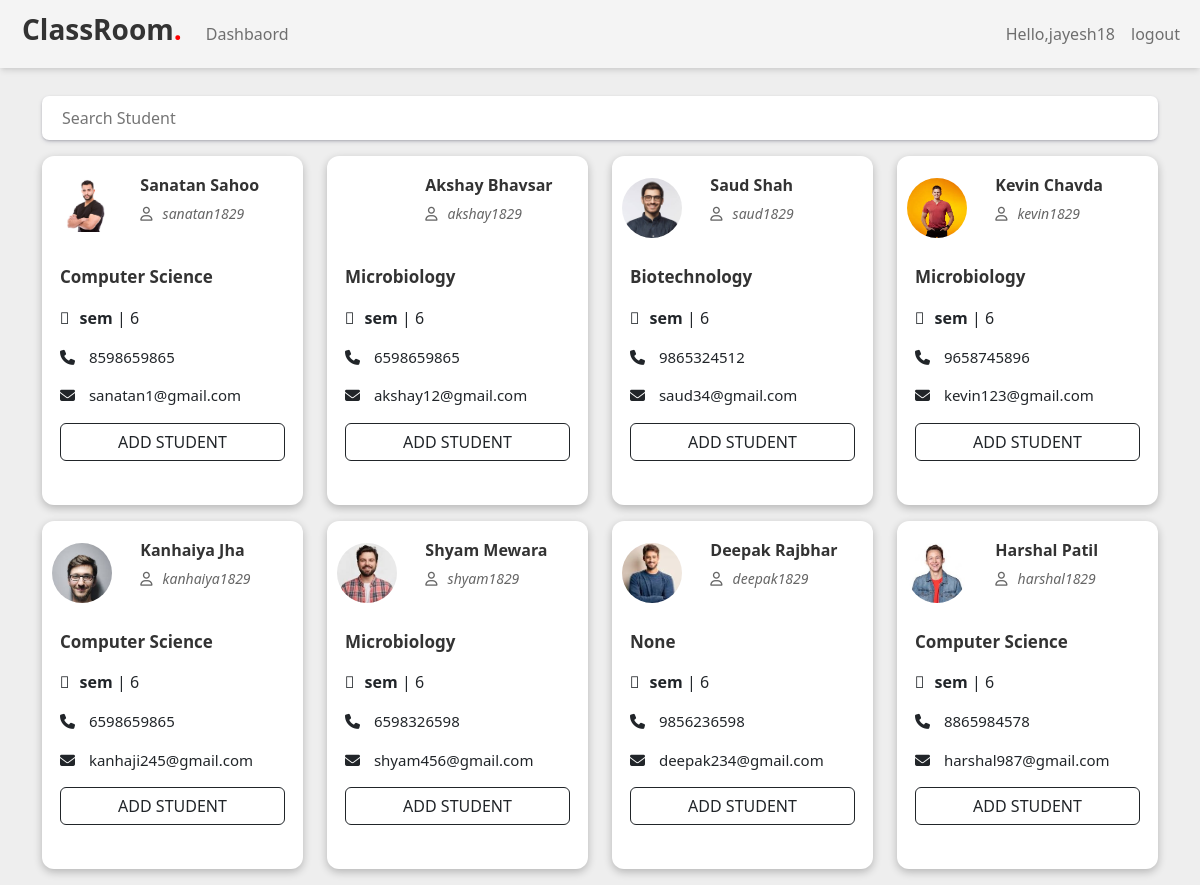
The page /classroom/students_list/ (signed in) on the database its author committed.
### classroom/models.py (models this page shows, shortened)
class User(AbstractUser):
    is_student = models.BooleanField(default=False)
    is_teacher = models.BooleanField(default=False)

class Student(models.Model):
    user = models.OneToOneField(
        User, on_delete=models.CASCADE, primary_key=True, related_name='Student')
    name = models.CharField(max_length=250)
    std_course = models.ForeignKey(
        Course_master, on_delete=models.CASCADE, null=True, blank=True)
    sem = models.CharField(max_length=50, default=1, null=True, blank=True)
    email = models.EmailField(max_length=254)
    phone = models.IntegerField()
    student_profile_pic = models.ImageField(
        upload_to="classroom/student_profile_pic", blank=True)

class Course_master(models.Model):
    course_name = models.CharField(max_length=200, null=True, blank=True)
    course_duration = models.CharField(max_length=20, null=True, blank=True)
    total_semester = models.IntegerField(null=True, default=6)
    def __str__(self):
        return self.course_name

### classroom/views.py (the view)
# urls.py: path('students_list/',views.students_list,name="students_list"),
def students_list(request):
    query = request.GET.get("q", None)
    students = StudentsInClass.objects.filter(teacher=request.user.Teacher)
    students_list = [x.student for x in students]
    qs = Student.objects.all()
    if query is not None:
        qs = qs.filter(
            Q(name__icontains=query)
        )
    qs_one = []
    for x in qs:
        if x in students_list:
            pass
        else:
            qs_one.append(x)
    context = {
        "students_list": qs_one,
    }
    template = "classroom/students_list.html"
    return render(request, template, context)

### template/classroom/students_list.html (shortened to what this page needs)
{% extends "classroom/base.html" %}
{% load static %}
{% block content %}
<div class="student-list">
  <div class="container mt-5 pt-5">
    <form method='GET' action="{% url 'classroom:students_list' %}" class="searchme">
      <p><input type='search' class="search" name='q' placeholder='Search Student'></p>
    </form>
  </div>
  <div class="container">
    <div class="row d-flex justify-content-start" style="flex-wrap:wrap;">
      {% for student in students_list %}
      <div class="col-lg-3 col-md-4 mb-3">
        <div class="t-profile-css">
          <div class="row  upper-profile d-flex align-items-center">
            <div class="col-4">
              <div class="t-avatar">
                {% if student.student_profile_pic %}
                <img src="{{ student.student_profile_pic.url }}" alt="">
                {% else %}
                {% if forloop.counter0|divisibleby:"2" %}
                <img src="{% static 'images/avatar.jpg' %}" alt="">
                {% else %}
                <img src="{% static 'images/avatar.jpg' %}" alt="">
                {% endif %}
                {% endif %}
              </div>
            </div>
            <div class="col-8">
              <h4>{{ student.name }}</h4>
              <p><i class="far fa-user"></i>{{ student.user.username }}</p>
            </div>
          </div>
          <div class="profile-details mt-3">
            <p style="color:#333;font-size:17px;font-weight: 600;"> {{ student.std_course }}</p>
            <p><i class="fal fa-user-tag"></i><b>sem</b> | {{ student.sem }}</p>
            <p><i class="fa-solid fa-phone"></i> {{ student.phone }}</p>
            <p><i class="fa-solid fa-envelope"></i> {{ student.email }}</p>
            <a href="{% url 'classroom:add_student' pk=student.pk %}">
              <p class="btn btn-outline-dark w-100">ADD STUDENT</p>
            </a>
          </div>
        </div>
      </div>
      {% endfor %}
    </div>
  </div>
</div>
{% endblock %}

### template/classroom/base.html (shortened to what this page needs)
<!DOCTYPE html>
{% load static %}
<html lang="en" dir="ltr">
<head>
  {% load static %}
  <link rel="stylesheet" href="{% static 'css/aos.scss' %}">
  <link rel="stylesheet" href="https://unpkg.com/aos@next/dist/aos.css" />
  <link rel="stylesheet" href="{% static 'css/bootstrap.min.css' %}">
  <link rel="stylesheet" href="{% static 'css/style.css' %}">
  <link rel="stylesheet" href="https://pro.fontawesome.com/releases/v5.10.0/css/all.css"
 />
  <link rel="stylesheet" href="https://pro.fontawesome.com/releases/v5.10.0/css/all.css"
 />
  <link rel="stylesheet" href="https://cdnjs.cloudflare.com/ajax/libs/font-awesome/6.1.1/css/all.min.css"
 />
  <link href="{% static 'fontawesomefree/css/solid.css' %}" rel="stylesheet" type="text/css">
</head>
<body>
  <nav class="navbar navbar-expand-lg bg-light">
    <div class="container-fluid">
      <a class="navbar-brand" href="/">
        <div class="logo">
          <h2 style="font-weight: 700; color:#333; font-size:28px; padding-left: 10px;">ClassRoom<span
              style="color:red;">.</span></h2>
        </div>
      </a>
      <div class="collapse navbar-collapse" id="navbarNavDropdown">
        <ul class="navbar-nav">
          {% if user.is_authenticated %}
          {% if user.is_teacher %}
          <li class="nav-item">
            <a class="nav-link" href="{% url 'classroom:dashboard' %}">Dashbaord</a>
          </li>
          {% endif %}
          {% else %}
          <li class="nav-item">
            <a class="nav-link active" aria-current="page" href="/">Home</a>
          </li>
          &nbsp;
          {% endif %}
        </ul>
      </div>
      <div class="d-flex">
        <ul class="navbar-nav">
          <li class="nav-item dropdown">
            <a class="nav-link " href="#">
              {% if user.is_authenticated %}
              <span> Hello,{{user.username}}</span>
            </a>
          </li>
          <li class="nav-item">
            <a class="nav-link" href="{% url 'classroom:logout' %}">logout</a>
          </li>
          {% endif %}
        </ul>
      </div>
    </div>
  </nav>
  {% block content %} {% endblock content %}
</body>
</html>

### static/css/style.css (style rules this page uses)
:root { --p-color: #75E6DA; --s-color: #30E3CA; --t-color: #40514E; --b-color: #E4F9F5; }
body { background: rgb(238, 238, 238); }
html { scroll-behavior: smooth; }
.bg-light { background-color: #f4f4f4 !important; box-shadow: rgba(0, 0, 0, 0.1) 0px 4px 6px -1px, rgba(0, 0, 0, 0.06) 0px 2px 4px -1px; }
.navbar { position: fixed; top: 0; right: 0; left: 0; z-index: 100; }
.navbar-brand { font-weight: 600; font-size: 20px; }
.upper-profile .col-8 h4 { font-size: 16px; color: #333; font-weight: 600; }
.t-avatar { width: 60px; height: 60px; border-radius: 50%; overflow: hidden; }
.t-avatar img { width: 100%; }
.upper-profile .col-8 i { font-size: 14px; color: #666; margin-right: 10px; }
.upper-profile .col-8 p { font-size: 14px; color: #666; font-style: italic; }
.profile-details { padding: 8px; border-radius: 12px; background: #fff; }
.profile-details p:nth-child(3) { font-size: 15px; }
.profile-details p:nth-child(4) { font-size: 15px; }
.t-profile-css { box-shadow: rgba(0, 0, 0, 0.05) 0px 6px 24px 0px, rgba(0, 0, 0, 0.08) 0px 0px 0px 1px; border-radius: 12px; padding: 20px 10px; background: #fff; box-shadow: rgba(0, 0, 0, 0.24) 0px 3px 8px; }
.search { padding: 10px 20px; width: 100%; color: #666; border-radius: 7px; border: none; box-shadow: rgba(50, 50, 93, 0.25) 0px 2px 5px -1px, rgba(0, 0, 0, 0.3) 0px 1px 3px -1px; }
.profile-details p i { margin-right: 10px; }

### rows shown on the page
User: username "jayesh18"
Student: student_profile_pic (picture), name "Sanatan Sahoo", user.username "sanatan1829", std_course "Computer Science", sem "6", phone "8598659865", email "sanatan1@gmail.com"
Student: name "Akshay Bhavsar", user.username "akshay1829", std_course "Microbiology", sem "6", phone "6598659865", email "akshay12@gmail.com"
Student: student_profile_pic (picture), name "Saud Shah", user.username "saud1829", std_course "Biotechnology", sem "6", phone "9865324512", email "saud34@gmail.com"
Student: student_profile_pic (picture), name "Kevin Chavda", user.username "kevin1829", std_course "Microbiology", sem "6", phone "9658745896", email "kevin123@gmail.com"
Student: student_profile_pic (picture), name "Kanhaiya Jha", user.username "kanhaiya1829", std_course "Computer Science", sem "6", phone "6598659865", email "kanhaji245@gmail.com"
Student: student_profile_pic (picture), name "Shyam Mewara", user.username "shyam1829", std_course "Microbiology", sem "6", phone "6598326598", email "shyam456@gmail.com"
Student: student_profile_pic (picture), name "Deepak Rajbhar", user.username "deepak1829", std_course "None", sem "6", phone "9856236598", email "deepak234@gmail.com"
Student: student_profile_pic (picture), name "Harshal Patil", user.username "harshal1829", std_course "Computer Science", sem "6", phone "8865984578", email "harshal987@gmail.com"
